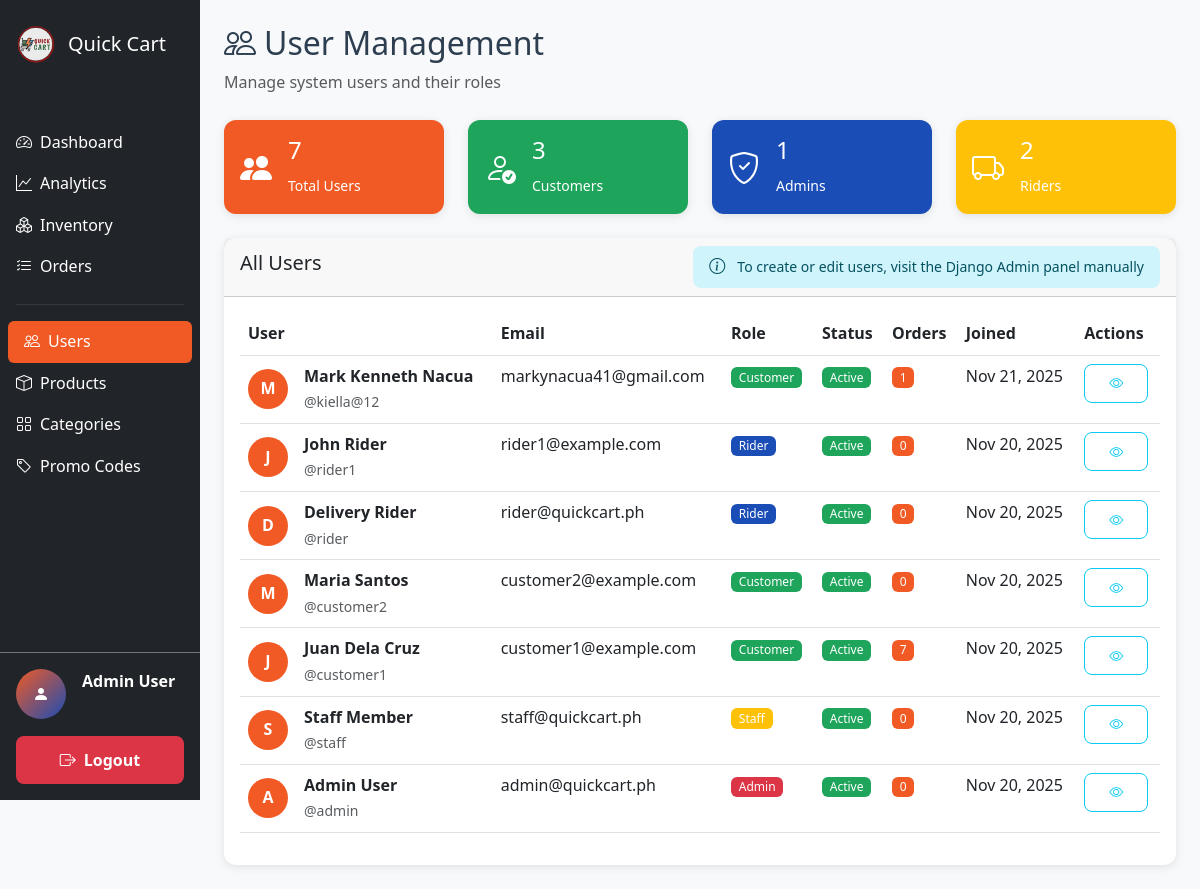
Before: /dashboard/users/ (signed in) with the older database file.
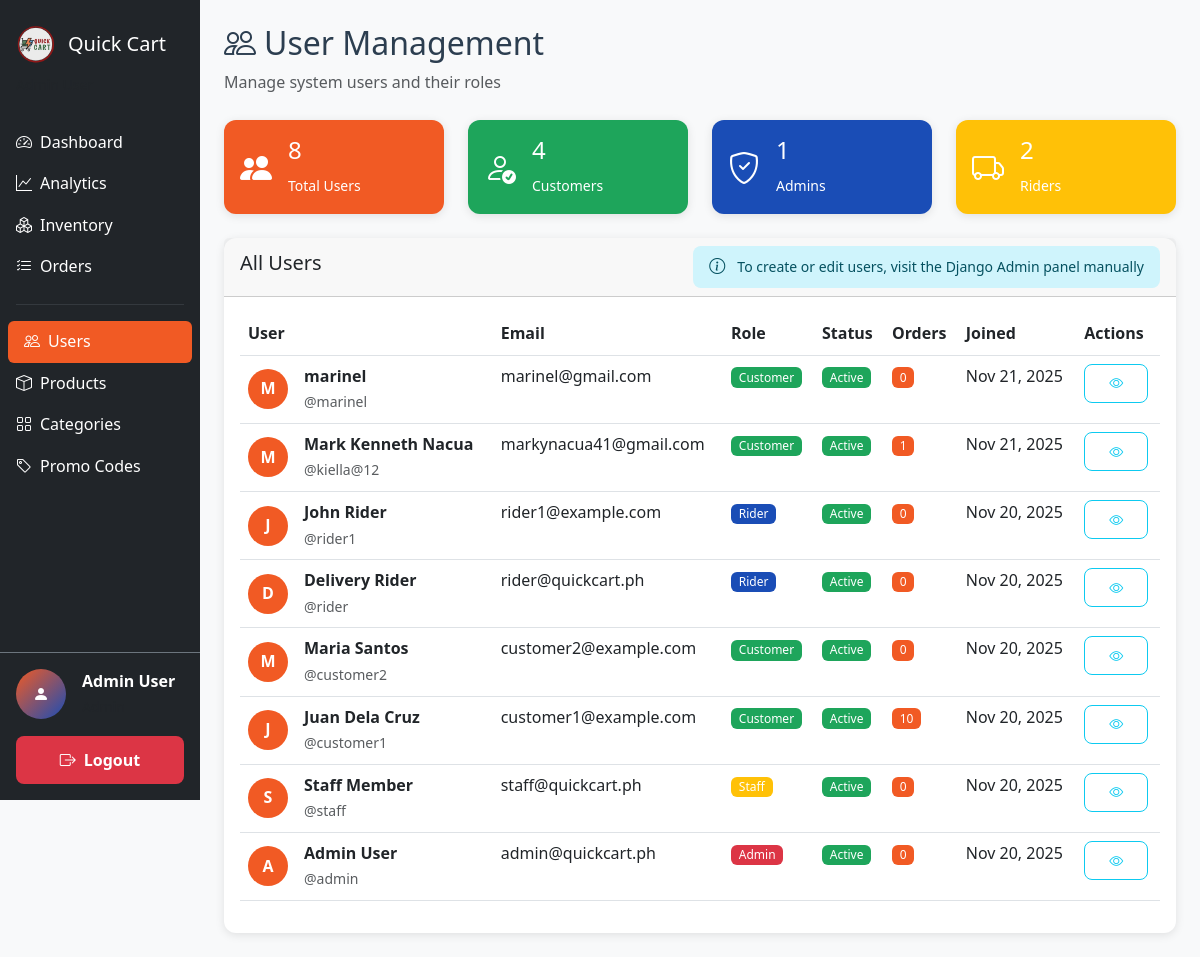
After: the same page with the newer database file.
### accounts/models.py (models this page shows, shortened)
class User(AbstractUser):
    ROLE_CHOICES = [
        ('customer', 'Customer'),
        ('staff', 'Staff'),
        ('rider', 'Rider'),
        ('admin', 'Admin'),
    ]
    role = models.CharField(max_length=20, choices=ROLE_CHOICES, default='customer')
    phone_number = models.CharField(max_length=15, blank=True)
    address = models.TextField(blank=True)
    is_first_time_customer = models.BooleanField(default=True)
    suki_points = models.IntegerField(default=0)
    total_orders = models.IntegerField(default=0)
    created_at = models.DateTimeField(auto_now_add=True)
    updated_at = models.DateTimeField(auto_now=True)

### dashboard/views.py (the view)
# urls.py: path('users/', views.user_management, name='user_management'),
@login_required
def user_management(request):
    if request.user.role != 'admin':
        messages.error(request, 'Access denied.')
        return redirect('dashboard:home')
    users = User.objects.all().order_by('-date_joined')
    total_users = User.objects.count()
    customers = User.objects.filter(role='customer').count()
    riders = User.objects.filter(role='rider').count()
    admins = User.objects.filter(role='admin').count()
    context = {
        'users': users,
        'total_users': total_users,
        'customers': customers,
        'riders': riders,
        'admins': admins,
    }
    return render(request, 'dashboard/user_management.html', context)

### cart/context_processors.py (called while the page is built)
def cart_context(request):
    try:
        cart = get_or_create_cart(request)
        return {
            'cart': cart,
            'cart_total_items': cart.get_total_items(),
            'cart_total_price': cart.get_total_price(),
        }
    except:
        return {
            'cart': None,
            'cart_total_items': 0,
            'cart_total_price': 0,
        }

### cart/models.py (called while the page is built)
    def get_total_price(self):
        return sum(item.get_total_price() for item in self.items.all())

    def get_total_items(self):
        return sum(item.quantity for item in self.items.all())

### store/context_processors.py (called while the page is built)
def categories_context(request):
    return {
        'categories': Category.objects.filter(is_active=True).order_by('name')
    }

### templates/dashboard/user_management.html (shortened to what the changed rows need)
{% extends 'dashboard/admin_base.html' %}
{% block admin_content %}
<div class="mb-4">
    <h2><i class="bi bi-people me-2"></i>User Management</h2>
</div>
<div class="row mb-4">
    <div class="col-md-3">
        <div class="card bg-primary text-white">
            <div class="card-body">
                <div class="d-flex align-items-center">
                    <div>
                        <h4>{{ total_users }}</h4>
                        <small>Total Users</small>
                    </div>
                </div>
            </div>
        </div>
    </div>
    <div class="col-md-3">
        <div class="card bg-success text-white">
            <div class="card-body">
                <div class="d-flex align-items-center">
                    <div>
                        <h4>{{ customers }}</h4>
                        <small>Customers</small>
                    </div>
                </div>
            </div>
        </div>
    </div>
</div>
<div class="card">
    <div class="card-body">
        <div class="table-responsive">
            <table class="table table-hover">
                <thead>
                    <tr>
                        <th>User</th>
                        <th>Email</th>
                        <th>Role</th>
                        <th>Status</th>
                        <th>Orders</th>
                        <th>Joined</th>
                        <th>Actions</th>
                    </tr>
                </thead>
                <tbody>
                    {% for user in users %}
                    <tr>
                        <td>
                            <div class="d-flex align-items-center">
                                <div class="avatar-circle me-3">
                                    {{ user.first_name|first|default:user.username|first|upper }}
                                </div>
                                <div>
                                    <strong>{{ user.get_full_name|default:user.username }}</strong><br>
                                    <small class="text-muted">@{{ user.username }}</small>
                                </div>
                            </div>
                        </td>
                        <td>{{ user.email|default:"No email" }}</td>
                        <td>
                            <span class="badge
                                {% if user.role == 'admin' %}bg-danger
                                {% elif user.role == 'staff' %}bg-warning
                                {% elif user.role == 'rider' %}bg-info
                                {% else %}bg-success{% endif %}">
                                {{ user.get_role_display }}
                            </span>
                        </td>
                        <td>
                            {% if user.is_active %}
                            <span class="badge bg-success">Active</span>
                            {% else %}
                            <span class="badge bg-secondary">Inactive</span>
                            {% endif %}
                        </td>
                        <td>
                            <span class="badge bg-primary">{{ user.total_orders }}</span>
                        </td>
                        <td>{{ user.date_joined|date:"M d, Y" }}</td>
                        <td>
                            <div class="btn-group" role="group">
                                <button class="btn btn-sm btn-outline-info"
                                        data-bs-toggle="modal"
                                        data-bs-target="#userModal{{ user.id }}">
                                    <i class="bi bi-eye"></i>
                                </button>
                            </div>
                        </td>
                    </tr>
                    {% endfor %}
                </tbody>
            </table>
        </div>
    </div>
</div>
{% endblock %}

### templates/dashboard/admin_base.html (shortened to what the changed rows need)
{% load static %}
<!DOCTYPE html>
<html lang="en">
<head>
    <link href="https://cdn.jsdelivr.net/npm/bootstrap@5.3.0/dist/css/bootstrap.min.css" rel="stylesheet">
    <link href="https://cdn.jsdelivr.net/npm/bootstrap-icons@1.10.0/font/bootstrap-icons.css" rel="stylesheet">
    <link href="{% static 'css/style.css' %}" rel="stylesheet">
</head>
<body class="bg-light">
    <div class="container-fluid p-0">
        <div class="admin-sidebar d-none d-md-block bg-dark text-white" style="width: 16.666667%; z-index: 1000;">
            <div class="d-flex flex-column h-100">
                    <div class="mt-auto border-top border-secondary p-3">
                        <div class="d-flex align-items-center mb-3">
                            <div>
                                <div class="fw-semibold text-white">{{ user.get_full_name|default:user.username }}</div>
                                <small class="text-muted">{{ user.role|title }}</small>
                            </div>
                        </div>
                    </div>
            </div>
        </div>
        <div class="admin-content" style="margin-left: 16.666667%;">
            <div class="p-4">
                {% block admin_content %}
                {% endblock %}
            </div>
        </div>
    </div>
</body>
</html>

Changed rows visible on the page:
added User: first_name|first "M", get_full_name "marinel", username "marinel", email "marinel@gmail.com", role "Customer", is_active "Active", total_orders "0", date_joined "Nov 21, 2025"
changed User "Juan Dela Cruz": total_orders "7" → "10"
Other visible differences:
{{ total_users }}: "7" → "8"
{{ customers }}: "3" → "4"
